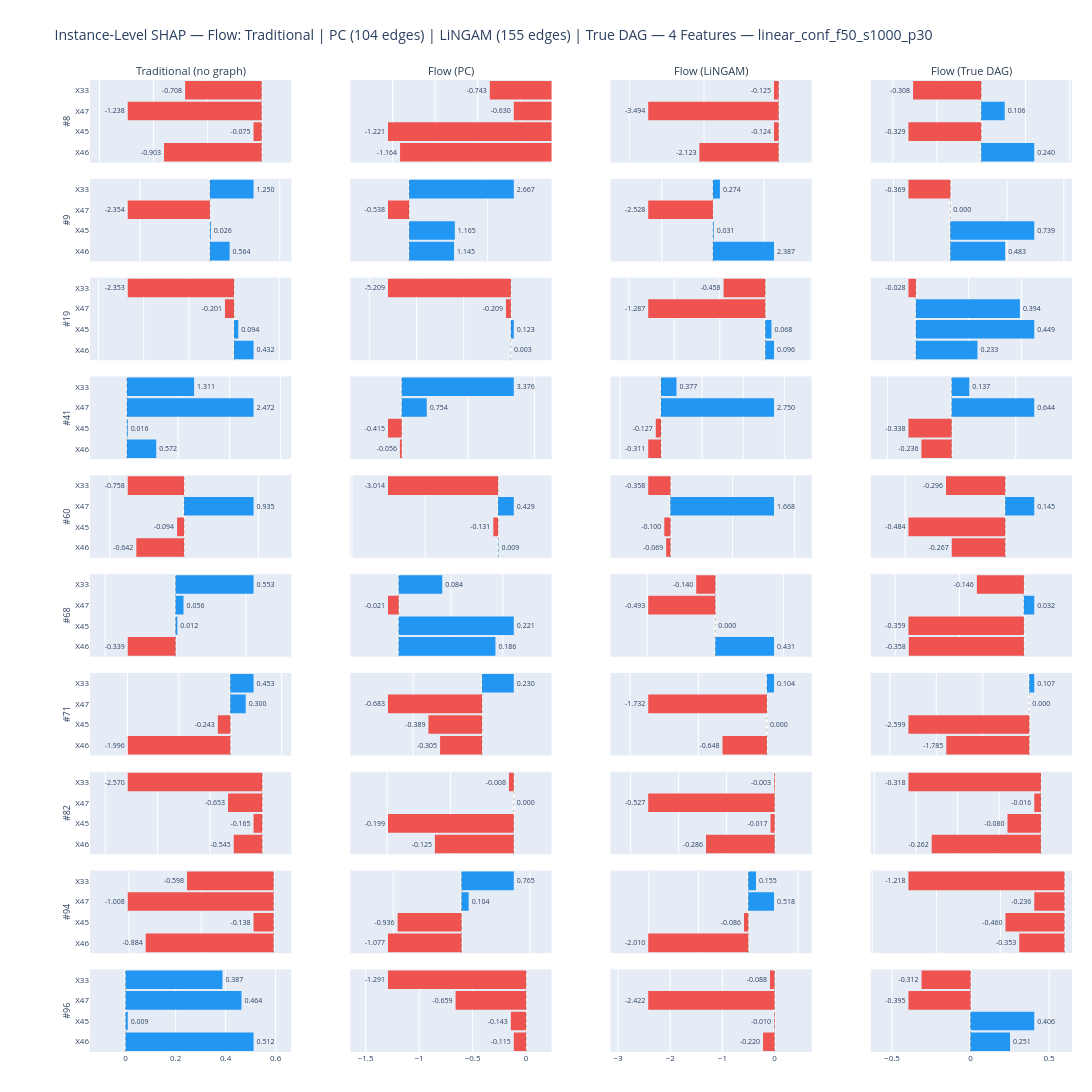

Write notebook code for a chart like this one.
### Markdown cell above
### 7.1. SHAP Attribution Comparison: PC vs LiNGAM

Instance-level bar charts and scatter plots comparing Shapley attributions under PC and LiNGAM graphs for the selected features. Columns: Traditional (no graph) | Method (PC) | Method (LiNGAM) | Method (True DAG).

### Code cell
features_names = ["X33","X47", "X45","X46"]
fig_instance_pc_vs_lingam = plot_instance_shap_pc_vs_lingam(
    shap_data, feature_names, scratch_rank, top_features, instance_idx,
    pc_edges, lingam_edges, DATASET, N_TOP_FEATURES,
    method= "Flow",
    features=features_names,
)

### Figure 1 — Plotly figure (JSON) as saved in the notebook; plotly's stock layout.template omitted (floating-point values rounded to 4 significant figures)
{"data": [{"constraintext": "none", "hovertemplate": "<b>Instance 8</b><br>%{y}: %{x:.4f}<extra></extra>", "marker": {"color": ["#EF5350", "#EF5350", "#EF5350", "#EF5350"], "line": {"width": 0}}, "orientation": "h", "showlegend": false, "text": ["-0.903", "-0.075", "-1.238", "-0.708"], "textfont": {"size": 7}, "textposition": "outside", "type": "bar", "x": [-0.9028, -0.07468, -1.238, -0.7077], "xaxis": "x", "y": ["X46", "X45", "X47", "X33"], "yaxis": "y"}, {"constraintext": "none", "hovertemplate": "<b>Instance 8</b><br>%{y}: %{x:.4f}<extra></extra>", "marker": {"color": ["#EF5350", "#EF5350", "#EF5350", "#EF5350"], "line": {"width": 0}}, "orientation": "h", "showlegend": false, "text": ["-1.164", "-1.221", "-0.630", "-0.743"], "textfont": {"size": 7}, "textposition": "outside", "type": "bar", "x": [-1.164, -1.221, -0.6301, -0.7428], "xaxis": "x2", "y": ["X46", "X45", "X47", "X33"], "yaxis": "y2"}, {"constraintext": "none", "hovertemplate": "<b>Instance 8</b><br>%{y}: %{x:.4f}<extra></extra>", "marker": {"color": ["#EF5350", "#EF5350", "#EF5350", "#EF5350"], "line": {"width": 0}}, "orientation": "h", "showlegend": false, "text": ["-2.123", "-0.124", "-3.494", "-0.125"], "textfont": {"size": 7}, "textposition": "outside", "type": "bar", "x": [-2.123, -0.1236, -3.494, -0.1252], "xaxis": "x3", "y": ["X46", "X45", "X47", "X33"], "yaxis": "y3"}, {"constraintext": "none", "hovertemplate": "<b>Instance 8</b><br>%{y}: %{x:.4f}<extra></extra>", "marker": {"color": ["#2196F3", "#EF5350", "#2196F3", "#EF5350"], "line": {"width": 0}}, "orientation": "h", "showlegend": false, "text": ["0.240", "-0.329", "0.106", "-0.308"], "textfont": {"size": 7}, "textposition": "outside", "type": "bar", "x": [0.2398, -0.329, 0.1063, -0.3079], "xaxis": "x4", "y": ["X46", "X45", "X47", "X33"], "yaxis": "y4"}, {"constraintext": "none", "hovertemplate": "<b>Instance 9</b><br>%{y}: %{x:.4f}<extra></extra>", "marker": {"color": ["#2196F3", "#2196F3", "#EF5350", "#2196F3"], "line": {"width": 0}}, "orientation": "h", "showlegend": false, "text": ["0.564", "0.026", "-2.354", "1.250"], "textfont": {"size": 7}, "textposition": "outside", "type": "bar", "x": [0.5639, 0.02571, -2.354, 1.25], "xaxis": "x5", "y": ["X46", "X45", "X47", "X33"], "yaxis": "y5"}, {"constraintext": "none", "hovertemplate": "<b>Instance 9</b><br>%{y}: %{x:.4f}<extra></extra>", "marker": {"color": ["#2196F3", "#2196F3", "#EF5350", "#2196F3"], "line": {"width": 0}}, "orientation": "h", "showlegend": false, "text": ["1.145", "1.165", "-0.538", "2.667"], "textfont": {"size": 7}, "textposition": "outside", "type": "bar", "x": [1.145, 1.165, -0.5384, 2.667], "xaxis": "x6", "y": ["X46", "X45", "X47", "X33"], "yaxis": "y6"}, {"constraintext": "none", "hovertemplate": "<b>Instance 9</b><br>%{y}: %{x:.4f}<extra></extra>", "marker": {"color": ["#2196F3", "#2196F3", "#EF5350", "#2196F3"], "line": {"width": 0}}, "orientation": "h", "showlegend": false, "text": ["2.387", "0.031", "-2.528", "0.274"], "textfont": {"size": 7}, "textposition": "outside", "type": "bar", "x": [2.387, 0.03051, -2.528, 0.2736], "xaxis": "x7", "y": ["X46", "X45", "X47", "X33"], "yaxis": "y7"}, {"constraintext": "none", "hovertemplate": "<b>Instance 9</b><br>%{y}: %{x:.4f}<extra></extra>", "marker": {"color": ["#2196F3", "#2196F3", "#2196F3", "#EF5350"], "line": {"width": 0}}, "orientation": "h", "showlegend": false, "text": ["0.483", "0.739", "0.000", "-0.369"], "textfont": {"size": 7}, "textposition": "outside", "type": "bar", "x": [0.4831, 0.7393, 0.0, -0.3691], "xaxis": "x8", "y": ["X46", "X45", "X47", "X33"], "yaxis": "y8"}, {"constraintext": "none", "hovertemplate": "<b>Instance 19</b><br>%{y}: %{x:.4f}<extra></extra>", "marker": {"color": ["#2196F3", "#2196F3", "#EF5350", "#EF5350"], "line": {"width": 0}}, "orientation": "h", "showlegend": false, "text": ["0.432", "0.094", "-0.201", "-2.353"], "textfont": {"size": 7}, "textposition": "outside", "type": "bar", "x": [0.4323, 0.09449, -0.201, -2.353], "xaxis": "x9", "y": ["X46", "X45", "X47", "X33"], "yaxis": "y9"}, {"constraintext": "none", "hovertemplate": "<b>Instance 19</b><br>%{y}: %{x:.4f}<extra></extra>", "marker": {"color": ["#2196F3", "#2196F3", "#EF5350", "#EF5350"], "line": {"width": 0}}, "orientation": "h", "showlegend": false, "text": ["0.003", "0.123", "-0.209", "-5.209"], "textfont": {"size": 7}, "textposition": "outside", "type": "bar", "x": [0.002589, 0.123, -0.209, -5.209], "xaxis": "x10", "y": ["X46", "X45", "X47", "X33"], "yaxis": "y10"}, {"constraintext": "none", "hovertemplate": "<b>Instance 19</b><br>%{y}: %{x:.4f}<extra></extra>", "marker": {"color": ["#2196F3", "#2196F3", "#EF5350", "#EF5350"], "line": {"width": 0}}, "orientation": "h", "showlegend": false, "text": ["0.096", "0.068", "-1.287", "-0.458"], "textfont": {"size": 7}, "textposition": "outside", "type": "bar", "x": [0.09622, 0.06778, -1.287, -0.4581], "xaxis": "x11", "y": ["X46", "X45", "X47", "X33"], "yaxis": "y11"}, {"constraintext": "none", "hovertemplate": "<b>Instance 19</b><br>%{y}: %{x:.4f}<extra></extra>", "marker": {"color": ["#2196F3", "#2196F3", "#2196F3", "#EF5350"], "line": {"width": 0}}, "orientation": "h", "showlegend": false, "text": ["0.233", "0.449", "0.394", "-0.028"], "textfont": {"size": 7}, "textposition": "outside", "type": "bar", "x": [0.2334, 0.4488, 0.3943, -0.02838], "xaxis": "x12", "y": ["X46", "X45", "X47", "X33"], "yaxis": "y12"}, {"constraintext": "none", "hovertemplate": "<b>Instance 41</b><br>%{y}: %{x:.4f}<extra></extra>", "marker": {"color": ["#2196F3", "#2196F3", "#2196F3", "#2196F3"], "line": {"width": 0}}, "orientation": "h", "showlegend": false, "text": ["0.572", "0.016", "2.472", "1.311"], "textfont": {"size": 7}, "textposition": "outside", "type": "bar", "x": [0.5719, 0.01647, 2.472, 1.311], "xaxis": "x13", "y": ["X46", "X45", "X47", "X33"], "yaxis": "y13"}, {"constraintext": "none", "hovertemplate": "<b>Instance 41</b><br>%{y}: %{x:.4f}<extra></extra>", "marker": {"color": ["#EF5350", "#EF5350", "#2196F3", "#2196F3"], "line": {"width": 0}}, "orientation": "h", "showlegend": false, "text": ["-0.056", "-0.415", "0.754", "3.376"], "textfont": {"size": 7}, "textposition": "outside", "type": "bar", "x": [-0.05562, -0.4153, 0.7536, 3.376], "xaxis": "x14", "y": ["X46", "X45", "X47", "X33"], "yaxis": "y14"}, {"constraintext": "none", "hovertemplate": "<b>Instance 41</b><br>%{y}: %{x:.4f}<extra></extra>", "marker": {"color": ["#EF5350", "#EF5350", "#2196F3", "#2196F3"], "line": {"width": 0}}, "orientation": "h", "showlegend": false, "text": ["-0.311", "-0.127", "2.750", "0.377"], "textfont": {"size": 7}, "textposition": "outside", "type": "bar", "x": [-0.3112, -0.1272, 2.75, 0.3768], "xaxis": "x15", "y": ["X46", "X45", "X47", "X33"], "yaxis": "y15"}, {"constraintext": "none", "hovertemplate": "<b>Instance 41</b><br>%{y}: %{x:.4f}<extra></extra>", "marker": {"color": ["#EF5350", "#EF5350", "#2196F3", "#2196F3"], "line": {"width": 0}}, "orientation": "h", "showlegend": false, "text": ["-0.236", "-0.338", "0.644", "0.137"], "textfont": {"size": 7}, "textposition": "outside", "type": "bar", "x": [-0.2361, -0.3376, 0.6444, 0.1372], "xaxis": "x16", "y": ["X46", "X45", "X47", "X33"], "yaxis": "y16"}, {"constraintext": "none", "hovertemplate": "<b>Instance 60</b><br>%{y}: %{x:.4f}<extra></extra>", "marker": {"color": ["#EF5350", "#EF5350", "#2196F3", "#EF5350"], "line": {"width": 0}}, "orientation": "h", "showlegend": false, "text": ["-0.642", "-0.094", "0.935", "-0.758"], "textfont": {"size": 7}, "textposition": "outside", "type": "bar", "x": [-0.6425, -0.09421, 0.935, -0.758], "xaxis": "x17", "y": ["X46", "X45", "X47", "X33"], "yaxis": "y17"}, {"constraintext": "none", "hovertemplate": "<b>Instance 60</b><br>%{y}: %{x:.4f}<extra></extra>", "marker": {"color": ["#2196F3", "#EF5350", "#2196F3", "#EF5350"], "line": {"width": 0}}, "orientation": "h", "showlegend": false, "text": ["0.009", "-0.131", "0.429", "-3.014"], "textfont": {"size": 7}, "textposition": "outside", "type": "bar", "x": [0.008655, -0.1311, 0.4294, -3.014], "xaxis": "x18", "y": ["X46", "X45", "X47", "X33"], "yaxis": "y18"}, {"constraintext": "none", "hovertemplate": "<b>Instance 60</b><br>%{y}: %{x:.4f}<extra></extra>", "marker": {"color": ["#EF5350", "#EF5350", "#2196F3", "#EF5350"], "line": {"width": 0}}, "orientation": "h", "showlegend": false, "text": ["-0.069", "-0.100", "1.668", "-0.358"], "textfont": {"size": 7}, "textposition": "outside", "type": "bar", "x": [-0.06948, -0.09961, 1.668, -0.3584], "xaxis": "x19", "y": ["X46", "X45", "X47", "X33"], "yaxis": "y19"}, {"constraintext": "none", "hovertemplate": "<b>Instance 60</b><br>%{y}: %{x:.4f}<extra></extra>", "marker": {"color": ["#EF5350", "#EF5350", "#2196F3", "#EF5350"], "line": {"width": 0}}, "orientation": "h", "showlegend": false, "text": ["-0.267", "-0.484", "0.145", "-0.296"], "textfont": {"size": 7}, "textposition": "outside", "type": "bar", "x": [-0.2672, -0.4835, 0.145, -0.2959], "xaxis": "x20", "y": ["X46", "X45", "X47", "X33"], "yaxis": "y20"}, {"constraintext": "none", "hovertemplate": "<b>Instance 68</b><br>%{y}: %{x:.4f}<extra></extra>", "marker": {"color": ["#EF5350", "#2196F3", "#2196F3", "#2196F3"], "line": {"width": 0}}, "orientation": "h", "showlegend": false, "text": ["-0.339", "0.012", "0.056", "0.553"], "textfont": {"size": 7}, "textposition": "outside", "type": "bar", "x": [-0.3392, 0.01238, 0.05647, 0.5532], "xaxis": "x21", "y": ["X46", "X45", "X47", "X33"], "yaxis": "y21"}, {"constraintext": "none", "hovertemplate": "<b>Instance 68</b><br>%{y}: %{x:.4f}<extra></extra>", "marker": {"color": ["#2196F3", "#2196F3", "#EF5350", "#2196F3"], "line": {"width": 0}}, "orientation": "h", "showlegend": false, "text": ["0.186", "0.221", "-0.021", "0.084"], "textfont": {"size": 7}, "textposition": "outside", "type": "bar", "x": [0.1856, 0.2208, -0.02057, 0.08355], "xaxis": "x22", "y": ["X46", "X45", "X47", "X33"], "yaxis": "y22"}, {"constraintext": "none", "hovertemplate": "<b>Instance 68</b><br>%{y}: %{x:.4f}<extra></extra>", "marker": {"color": ["#2196F3", "#2196F3", "#EF5350", "#EF5350"], "line": {"width": 0}}, "orientation": "h", "showlegend": false, "text": ["0.431", "0.000", "-0.493", "-0.140"], "textfont": {"size": 7}, "textposition": "outside", "type": "bar", "x": [0.4313, 0.0, -0.4932, -0.1403], "xaxis": "x23", "y": ["X46", "X45", "X47", "X33"], "yaxis": "y23"}, {"constraintext": "none", "hovertemplate": "<b>Instance 68</b><br>%{y}: %{x:.4f}<extra></extra>", "marker": {"color": ["#EF5350", "#EF5350", "#2196F3", "#EF5350"], "line": {"width": 0}}, "orientation": "h", "showlegend": false, "text": ["-0.358", "-0.359", "0.032", "-0.146"], "textfont": {"size": 7}, "textposition": "outside", "type": "bar", "x": [-0.3575, -0.3586, 0.03218, -0.1461], "xaxis": "x24", "y": ["X46", "X45", "X47", "X33"], "yaxis": "y24"}, {"constraintext": "none", "hovertemplate": "<b>Instance 71</b><br>%{y}: %{x:.4f}<extra></extra>", "marker": {"color": ["#EF5350", "#EF5350", "#2196F3", "#2196F3"], "line": {"width": 0}}, "orientation": "h", "showlegend": false, "text": ["-1.996", "-0.243", "0.300", "0.453"], "textfont": {"size": 7}, "textposition": "outside", "type": "bar", "x": [-1.996, -0.2425, 0.2996, 0.453], "xaxis": "x25", "y": ["X46", "X45", "X47", "X33"], "yaxis": "y25"}, {"constraintext": "none", "hovertemplate": "<b>Instance 71</b><br>%{y}: %{x:.4f}<extra></extra>", "marker": {"color": ["#EF5350", "#EF5350", "#EF5350", "#2196F3"], "line": {"width": 0}}, "orientation": "h", "showlegend": false, "text": ["-0.305", "-0.389", "-0.683", "0.230"], "textfont": {"size": 7}, "textposition": "outside", "type": "bar", "x": [-0.3048, -0.3894, -0.6831, 0.2302], "xaxis": "x26", "y": ["X46", "X45", "X47", "X33"], "yaxis": "y26"}, {"constraintext": "none", "hovertemplate": "<b>Instance 71</b><br>%{y}: %{x:.4f}<extra></extra>", "marker": {"color": ["#EF5350", "#2196F3", "#EF5350", "#2196F3"], "line": {"width": 0}}, "orientation": "h", "showlegend": false, "text": ["-0.648", "0.000", "-1.732", "0.104"], "textfont": {"size": 7}, "textposition": "outside", "type": "bar", "x": [-0.6481, 0.0, -1.732, 0.1037], "xaxis": "x27", "y": ["X46", "X45", "X47", "X33"], "yaxis": "y27"}, {"constraintext": "none", "hovertemplate": "<b>Instance 71</b><br>%{y}: %{x:.4f}<extra></extra>", "marker": {"color": ["#EF5350", "#EF5350", "#2196F3", "#2196F3"], "line": {"width": 0}}, "orientation": "h", "showlegend": false, "text": ["-1.785", "-2.599", "0.000", "0.107"], "textfont": {"size": 7}, "textposition": "outside", "type": "bar", "x": [-1.785, -2.599, 0.0, 0.1071], "xaxis": "x28", "y": ["X46", "X45", "X47", "X33"], "yaxis": "y28"}, {"constraintext": "none", "hovertemplate": "<b>Instance 82</b><br>%{y}: %{x:.4f}<extra></extra>", "marker": {"color": ["#EF5350", "#EF5350", "#EF5350", "#EF5350"], "line": {"width": 0}}, "orientation": "h", "showlegend": false, "text": ["-0.545", "-0.165", "-0.653", "-2.570"], "textfont": {"size": 7}, "textposition": "outside", "type": "bar", "x": [-0.5447, -0.1654, -0.6531, -2.57], "xaxis": "x29", "y": ["X46", "X45", "X47", "X33"], "yaxis": "y29"}, {"constraintext": "none", "hovertemplate": "<b>Instance 82</b><br>%{y}: %{x:.4f}<extra></extra>", "marker": {"color": ["#EF5350", "#EF5350", "#2196F3", "#EF5350"], "line": {"width": 0}}, "orientation": "h", "showlegend": false, "text": ["-0.125", "-0.199", "0.000", "-0.008"], "textfont": {"size": 7}, "textposition": "outside", "type": "bar", "x": [-0.1247, -0.1989, 0.0, -0.007641], "xaxis": "x30", "y": ["X46", "X45", "X47", "X33"], "yaxis": "y30"}, {"constraintext": "none", "hovertemplate": "<b>Instance 82</b><br>%{y}: %{x:.4f}<extra></extra>", "marker": {"color": ["#EF5350", "#EF5350", "#EF5350", "#EF5350"], "line": {"width": 0}}, "orientation": "h", "showlegend": false, "text": ["-0.286", "-0.017", "-0.527", "-0.003"], "textfont": {"size": 7}, "textposition": "outside", "type": "bar", "x": [-0.286, -0.01735, -0.5267, -0.002779], "xaxis": "x31", "y": ["X46", "X45", "X47", "X33"], "yaxis": "y31"}, {"constraintext": "none", "hovertemplate": "<b>Instance 82</b><br>%{y}: %{x:.4f}<extra></extra>", "marker": {"color": ["#EF5350", "#EF5350", "#EF5350", "#EF5350"], "line": {"width": 0}}, "orientation": "h", "showlegend": false, "text": ["-0.262", "-0.080", "-0.016", "-0.318"], "textfont": {"size": 7}, "textposition": "outside", "type": "bar", "x": [-0.2622, -0.08014, -0.01593, -0.318], "xaxis": "x32", "y": ["X46", "X45", "X47", "X33"], "yaxis": "y32"}, {"constraintext": "none", "hovertemplate": "<b>Instance 94</b><br>%{y}: %{x:.4f}<extra></extra>", "marker": {"color": ["#EF5350", "#EF5350", "#EF5350", "#EF5350"], "line": {"width": 0}}, "orientation": "h", "showlegend": false, "text": ["-0.884", "-0.138", "-1.008", "-0.598"], "textfont": {"size": 7}, "textposition": "outside", "type": "bar", "x": [-0.8841, -0.1384, -1.008, -0.5983], "xaxis": "x33", "y": ["X46", "X45", "X47", "X33"], "yaxis": "y33"}, {"constraintext": "none", "hovertemplate": "<b>Instance 94</b><br>%{y}: %{x:.4f}<extra></extra>", "marker": {"color": ["#EF5350", "#EF5350", "#2196F3", "#2196F3"], "line": {"width": 0}}, "orientation": "h", "showlegend": false, "text": ["-1.077", "-0.936", "0.104", "0.765"], "textfont": {"size": 7}, "textposition": "outside", "type": "bar", "x": [-1.077, -0.9358, 0.1041, 0.7654], "xaxis": "x34", "y": ["X46", "X45", "X47", "X33"], "yaxis": "y34"}, {"constraintext": "none", "hovertemplate": "<b>Instance 94</b><br>%{y}: %{x:.4f}<extra></extra>", "marker": {"color": ["#EF5350", "#EF5350", "#2196F3", "#2196F3"], "line": {"width": 0}}, "orientation": "h", "showlegend": false, "text": ["-2.010", "-0.086", "0.518", "0.155"], "textfont": {"size": 7}, "textposition": "outside", "type": "bar", "x": [-2.01, -0.08593, 0.5175, 0.1548], "xaxis": "x35", "y": ["X46", "X45", "X47", "X33"], "yaxis": "y35"}, {"constraintext": "none", "hovertemplate": "<b>Instance 94</b><br>%{y}: %{x:.4f}<extra></extra>", "marker": {"color": ["#EF5350", "#EF5350", "#EF5350", "#EF5350"], "line": {"width": 0}}, "orientation": "h", "showlegend": false, "text": ["-0.353", "-0.460", "-0.236", "-1.218"], "textfont": {"size": 7}, "textposition": "outside", "type": "bar", "x": [-0.353, -0.4603, -0.2355, -1.218], "xaxis": "x36", "y": ["X46", "X45", "X47", "X33"], "yaxis": "y36"}, {"constraintext": "none", "hovertemplate": "<b>Instance 96</b><br>%{y}: %{x:.4f}<extra></extra>", "marker": {"color": ["#2196F3", "#2196F3", "#2196F3", "#2196F3"], "line": {"width": 0}}, "orientation": "h", "showlegend": false, "text": ["0.512", "0.009", "0.464", "0.387"], "textfont": {"size": 7}, "textposition": "outside", "type": "bar", "x": [0.5119, 0.008622, 0.4635, 0.3874], "xaxis": "x37", "y": ["X46", "X45", "X47", "X33"], "yaxis": "y37"}, {"constraintext": "none", "hovertemplate": "<b>Instance 96</b><br>%{y}: %{x:.4f}<extra></extra>", "marker": {"color": ["#EF5350", "#EF5350", "#EF5350", "#EF5350"], "line": {"width": 0}}, "orientation": "h", "showlegend": false, "text": ["-0.115", "-0.143", "-0.659", "-1.291"], "textfont": {"size": 7}, "textposition": "outside", "type": "bar", "x": [-0.1152, -0.1427, -0.6591, -1.291], "xaxis": "x38", "y": ["X46", "X45", "X47", "X33"], "yaxis": "y38"}, {"constraintext": "none", "hovertemplate": "<b>Instance 96</b><br>%{y}: %{x:.4f}<extra></extra>", "marker": {"color": ["#EF5350", "#EF5350", "#EF5350", "#EF5350"], "line": {"width": 0}}, "orientation": "h", "showlegend": false, "text": ["-0.220", "-0.010", "-2.422", "-0.088"], "textfont": {"size": 7}, "textposition": "outside", "type": "bar", "x": [-0.2203, -0.01048, -2.422, -0.08811], "xaxis": "x39", "y": ["X46", "X45", "X47", "X33"], "yaxis": "y39"}, {"constraintext": "none", "hovertemplate": "<b>Instance 96</b><br>%{y}: %{x:.4f}<extra></extra>", "marker": {"color": ["#2196F3", "#2196F3", "#EF5350", "#EF5350"], "line": {"width": 0}}, "orientation": "h", "showlegend": false, "text": ["0.251", "0.406", "-0.395", "-0.312"], "textfont": {"size": 7}, "textposition": "outside", "type": "bar", "x": [0.2514, 0.4059, -0.3954, -0.3116], "xaxis": "x40", "y": ["X46", "X45", "X47", "X33"], "yaxis": "y40"}], "layout": {"annotations": [{"font": {"color": "#2c3e50", "size": 11}, "showarrow": false, "text": "Traditional (no graph)", "x": 0.1025, "xanchor": "center", "xref": "paper", "y": 1.0, "yanchor": "bottom", "yref": "paper"}, {"font": {"color": "#2c3e50", "size": 11}, "showarrow": false, "text": "Flow (PC)", "x": 0.3675, "xanchor": "center", "xref": "paper", "y": 1.0, "yanchor": "bottom", "yref": "paper"}, {"font": {"color": "#2c3e50", "size": 11}, "showarrow": false, "text": "Flow (LiNGAM)", "x": 0.6325, "xanchor": "center", "xref": "paper", "y": 1.0, "yanchor": "bottom", "yref": "paper"}, {"font": {"color": "#2c3e50", "size": 11}, "showarrow": false, "text": "Flow (True DAG)", "x": 0.8975, "xanchor": "center", "xref": "paper", "y": 1.0, "yanchor": "bottom", "yref": "paper"}], "bargap": 0.1, "height": 1680, "margin": {"b": 40, "l": 90, "r": 20, "t": 80}, "shapes": [{"line": {"color": "rgba(80,80,80,0.40)", "dash": "dot", "width": 1}, "type": "line", "x0": 0, "x1": 0, "xref": "x", "y0": 0, "y1": 1, "yref": "y domain"}, {"line": {"color": "rgba(80,80,80,0.40)", "dash": "dot", "width": 1}, "type": "line", "x0": 0, "x1": 0, "xref": "x2", "y0": 0, "y1": 1, "yref": "y2 domain"}, {"line": {"color": "rgba(80,80,80,0.40)", "dash": "dot", "width": 1}, "type": "line", "x0": 0, "x1": 0, "xref": "x3", "y0": 0, "y1": 1, "yref": "y3 domain"}, {"line": {"color": "rgba(80,80,80,0.40)", "dash": "dot", "width": 1}, "type": "line", "x0": 0, "x1": 0, "xref": "x4", "y0": 0, "y1": 1, "yref": "y4 domain"}, {"line": {"color": "rgba(80,80,80,0.40)", "dash": "dot", "width": 1}, "type": "line", "x0": 0, "x1": 0, "xref": "x5", "y0": 0, "y1": 1, "yref": "y5 domain"}, {"line": {"color": "rgba(80,80,80,0.40)", "dash": "dot", "width": 1}, "type": "line", "x0": 0, "x1": 0, "xref": "x6", "y0": 0, "y1": 1, "yref": "y6 domain"}, {"line": {"color": "rgba(80,80,80,0.40)", "dash": "dot", "width": 1}, "type": "line", "x0": 0, "x1": 0, "xref": "x7", "y0": 0, "y1": 1, "yref": "y7 domain"}, {"line": {"color": "rgba(80,80,80,0.40)", "dash": "dot", "width": 1}, "type": "line", "x0": 0, "x1": 0, "xref": "x8", "y0": 0, "y1": 1, "yref": "y8 domain"}, {"line": {"color": "rgba(80,80,80,0.40)", "dash": "dot", "width": 1}, "type": "line", "x0": 0, "x1": 0, "xref": "x9", "y0": 0, "y1": 1, "yref": "y9 domain"}, {"line": {"color": "rgba(80,80,80,0.40)", "dash": "dot", "width": 1}, "type": "line", "x0": 0, "x1": 0, "xref": "x10", "y0": 0, "y1": 1, "yref": "y10 domain"}, {"line": {"color": "rgba(80,80,80,0.40)", "dash": "dot", "width": 1}, "type": "line", "x0": 0, "x1": 0, "xref": "x11", "y0": 0, "y1": 1, "yref": "y11 domain"}, {"line": {"color": "rgba(80,80,80,0.40)", "dash": "dot", "width": 1}, "type": "line", "x0": 0, "x1": 0, "xref": "x12", "y0": 0, "y1": 1, "yref": "y12 domain"}, {"line": {"color": "rgba(80,80,80,0.40)", "dash": "dot", "width": 1}, "type": "line", "x0": 0, "x1": 0, "xref": "x13", "y0": 0, "y1": 1, "yref": "y13 domain"}, {"line": {"color": "rgba(80,80,80,0.40)", "dash": "dot", "width": 1}, "type": "line", "x0": 0, "x1": 0, "xref": "x14", "y0": 0, "y1": 1, "yref": "y14 domain"}, {"line": {"color": "rgba(80,80,80,0.40)", "dash": "dot", "width": 1}, "type": "line", "x0": 0, "x1": 0, "xref": "x15", "y0": 0, "y1": 1, "yref": "y15 domain"}, {"line": {"color": "rgba(80,80,80,0.40)", "dash": "dot", "width": 1}, "type": "line", "x0": 0, "x1": 0, "xref": "x16", "y0": 0, "y1": 1, "yref": "y16 domain"}, {"line": {"color": "rgba(80,80,80,0.40)", "dash": "dot", "width": 1}, "type": "line", "x0": 0, "x1": 0, "xref": "x17", "y0": 0, "y1": 1, "yref": "y17 domain"}, {"line": {"color": "rgba(80,80,80,0.40)", "dash": "dot", "width": 1}, "type": "line", "x0": 0, "x1": 0, "xref": "x18", "y0": 0, "y1": 1, "yref": "y18 domain"}, {"line": {"color": "rgba(80,80,80,0.40)", "dash": "dot", "width": 1}, "type": "line", "x0": 0, "x1": 0, "xref": "x19", "y0": 0, "y1": 1, "yref": "y19 domain"}, {"line": {"color": "rgba(80,80,80,0.40)", "dash": "dot", "width": 1}, "type": "line", "x0": 0, "x1": 0, "xref": "x20", "y0": 0, "y1": 1, "yref": "y20 domain"}, {"line": {"color": "rgba(80,80,80,0.40)", "dash": "dot", "width": 1}, "type": "line", "x0": 0, "x1": 0, "xref": "x21", "y0": 0, "y1": 1, "yref": "y21 domain"}, {"line": {"color": "rgba(80,80,80,0.40)", "dash": "dot", "width": 1}, "type": "line", "x0": 0, "x1": 0, "xref": "x22", "y0": 0, "y1": 1, "yref": "y22 domain"}, {"line": {"color": "rgba(80,80,80,0.40)", "dash": "dot", "width": 1}, "type": "line", "x0": 0, "x1": 0, "xref": "x23", "y0": 0, "y1": 1, "yref": "y23 domain"}, {"line": {"color": "rgba(80,80,80,0.40)", "dash": "dot", "width": 1}, "type": "line", "x0": 0, "x1": 0, "xref": "x24", "y0": 0, "y1": 1, "yref": "y24 domain"}, {"line": {"color": "rgba(80,80,80,0.40)", "dash": "dot", "width": 1}, "type": "line", "x0": 0, "x1": 0, "xref": "x25", "y0": 0, "y1": 1, "yref": "y25 domain"}, {"line": {"color": "rgba(80,80,80,0.40)", "dash": "dot", "width": 1}, "type": "line", "x0": 0, "x1": 0, "xref": "x26", "y0": 0, "y1": 1, "yref": "y26 domain"}, {"line": {"color": "rgba(80,80,80,0.40)", "dash": "dot", "width": 1}, "type": "line", "x0": 0, "x1": 0, "xref": "x27", "y0": 0, "y1": 1, "yref": "y27 domain"}, {"line": {"color": "rgba(80,80,80,0.40)", "dash": "dot", "width": 1}, "type": "line", "x0": 0, "x1": 0, "xref": "x28", "y0": 0, "y1": 1, "yref": "y28 domain"}, {"line": {"color": "rgba(80,80,80,0.40)", "dash": "dot", "width": 1}, "type": "line", "x0": 0, "x1": 0, "xref": "x29", "y0": 0, "y1": 1, "yref": "y29 domain"}, {"line": {"color": "rgba(80,80,80,0.40)", "dash": "dot", "width": 1}, "type": "line", "x0": 0, "x1": 0, "xref": "x30", "y0": 0, "y1": 1, "yref": "y30 domain"}, {"line": {"color": "rgba(80,80,80,0.40)", "dash": "dot", "width": 1}, "type": "line", "x0": 0, "x1": 0, "xref": "x31", "y0": 0, "y1": 1, "yref": "y31 domain"}, {"line": {"color": "rgba(80,80,80,0.40)", "dash": "dot", "width": 1}, "type": "line", "x0": 0, "x1": 0, "xref": "x32", "y0": 0, "y1": 1, "yref": "y32 domain"}, {"line": {"color": "rgba(80,80,80,0.40)", "dash": "dot", "width": 1}, "type": "line", "x0": 0, "x1": 0, "xref": "x33", "y0": 0, "y1": 1, "yref": "y33 domain"}, {"line": {"color": "rgba(80,80,80,0.40)", "dash": "dot", "width": 1}, "type": "line", "x0": 0, "x1": 0, "xref": "x34", "y0": 0, "y1": 1, "yref": "y34 domain"}, {"line": {"color": "rgba(80,80,80,0.40)", "dash": "dot", "width": 1}, "type": "line", "x0": 0, "x1": 0, "xref": "x35", "y0": 0, "y1": 1, "yref": "y35 domain"}, {"line": {"color": "rgba(80,80,80,0.40)", "dash": "dot", "width": 1}, "type": "line", "x0": 0, "x1": 0, "xref": "x36", "y0": 0, "y1": 1, "yref": "y36 domain"}, {"line": {"color": "rgba(80,80,80,0.40)", "dash": "dot", "width": 1}, "type": "line", "x0": 0, "x1": 0, "xref": "x37", "y0": 0, "y1": 1, "yref": "y37 domain"}, {"line": {"color": "rgba(80,80,80,0.40)", "dash": "dot", "width": 1}, "type": "line", "x0": 0, "x1": 0, "xref": "x38", "y0": 0, "y1": 1, "yref": "y38 domain"}, {"line": {"color": "rgba(80,80,80,0.40)", "dash": "dot", "width": 1}, "type": "line", "x0": 0, "x1": 0, "xref": "x39", "y0": 0, "y1": 1, "yref": "y39 domain"}, {"line": {"color": "rgba(80,80,80,0.40)", "dash": "dot", "width": 1}, "type": "line", "x0": 0, "x1": 0, "xref": "x40", "y0": 0, "y1": 1, "yref": "y40 domain"}], "title": {"font": {"size": 14}, "text": "Instance-Level SHAP — Flow: Traditional | PC (104 edges) | LiNGAM (155 edges) | True DAG — 4 Features — linear_conf_f50_s1000_p30"}, "width": 1300, "xaxis": {"anchor": "y", "domain": [0, 0.205], "range": [-1.588, 0.2744], "showticklabels": false, "tickfont": {"size": 8}}, "xaxis10": {"anchor": "y10", "domain": [0.265, 0.47], "range": [-6.809, 1.723], "showticklabels": false, "tickfont": {"size": 8}}, "xaxis11": {"anchor": "y11", "domain": [0.53, 0.735], "range": [-1.702, 0.5112], "showticklabels": false, "tickfont": {"size": 8}}, "xaxis12": {"anchor": "y12", "domain": [0.795, 1], "range": [-0.1715, 0.592], "showticklabels": false, "tickfont": {"size": 8}}, "xaxis13": {"anchor": "y13", "domain": [0, 0.205], "range": [-0.7202, 3.209], "showticklabels": false, "tickfont": {"size": 8}}, "xaxis14": {"anchor": "y14", "domain": [0.265, 0.47], "range": [-1.553, 4.514], "showticklabels": false, "tickfont": {"size": 8}}, "xaxis15": {"anchor": "y15", "domain": [0.53, 0.735], "range": [-1.23, 3.668], "showticklabels": false, "tickfont": {"size": 8}}, "xaxis16": {"anchor": "y16", "domain": [0.795, 1], "range": [-0.6322, 0.939], "showticklabels": false, "tickfont": {"size": 8}}, "xaxis17": {"anchor": "y17", "domain": [0, 0.205], "range": [-1.266, 1.443], "showticklabels": false, "tickfont": {"size": 8}}, "xaxis18": {"anchor": "y18", "domain": [0.265, 0.47], "range": [-4.047, 1.462], "showticklabels": false, "tickfont": {"size": 8}}, "xaxis19": {"anchor": "y19", "domain": [0.53, 0.735], "range": [-0.9664, 2.276], "showticklabels": false, "tickfont": {"size": 8}}, "xaxis2": {"anchor": "y2", "domain": [0.265, 0.47], "range": [-1.398, -0.4529], "showticklabels": false, "tickfont": {"size": 8}}, "xaxis20": {"anchor": "y20", "domain": [0.795, 1], "range": [-0.6721, 0.3336], "showticklabels": false, "tickfont": {"size": 8}}, "xaxis21": {"anchor": "y21", "domain": [0, 0.205], "range": [-0.6069, 0.8209], "showticklabels": false, "tickfont": {"size": 8}}, "xaxis22": {"anchor": "y22", "domain": [0.265, 0.47], "range": [-0.09298, 0.2932], "showticklabels": false, "tickfont": {"size": 8}}, "xaxis23": {"anchor": "y23", "domain": [0.53, 0.735], "range": [-0.7706, 0.7087], "showticklabels": false, "tickfont": {"size": 8}}, "xaxis24": {"anchor": "y24", "domain": [0.795, 1], "range": [-0.4758, 0.1494], "showticklabels": false, "tickfont": {"size": 8}}, "xaxis25": {"anchor": "y25", "domain": [0, 0.205], "range": [-2.73, 1.188], "showticklabels": false, "tickfont": {"size": 8}}, "xaxis26": {"anchor": "y26", "domain": [0.265, 0.47], "range": [-0.957, 0.5042], "showticklabels": false, "tickfont": {"size": 8}}, "xaxis27": {"anchor": "y27", "domain": [0.53, 0.735], "range": [-2.283, 0.6546], "showticklabels": false, "tickfont": {"size": 8}}, "xaxis28": {"anchor": "y28", "domain": [0.795, 1], "range": [-3.411, 0.919], "showticklabels": false, "tickfont": {"size": 8}}, "xaxis29": {"anchor": "y29", "domain": [0, 0.205], "range": [-3.291, 0.5559], "showticklabels": false, "tickfont": {"size": 8}}, "xaxis3": {"anchor": "y3", "domain": [0.53, 0.735], "range": [-4.505, 0.8874], "showticklabels": false, "tickfont": {"size": 8}}, "xaxis30": {"anchor": "y30", "domain": [0.265, 0.47], "range": [-0.2585, 0.05966], "showticklabels": false, "tickfont": {"size": 8}}, "xaxis31": {"anchor": "y31", "domain": [0.53, 0.735], "range": [-0.6839, 0.1544], "showticklabels": false, "tickfont": {"size": 8}}, "xaxis32": {"anchor": "y32", "domain": [0.795, 1], "range": [-0.4086, 0.0747], "showticklabels": false, "tickfont": {"size": 8}}, "xaxis33": {"anchor": "y33", "domain": [0, 0.205], "range": [-1.269, 0.1226], "showticklabels": false, "tickfont": {"size": 8}}, "xaxis34": {"anchor": "y34", "domain": [0.265, 0.47], "range": [-1.63, 1.318], "showticklabels": false, "tickfont": {"size": 8}}, "xaxis35": {"anchor": "y35", "domain": [0.53, 0.735], "range": [-2.768, 1.276], "showticklabels": false, "tickfont": {"size": 8}}, "xaxis36": {"anchor": "y36", "domain": [0.795, 1], "range": [-1.513, 0.0593], "showticklabels": false, "tickfont": {"size": 8}}, "xaxis37": {"anchor": "y37", "domain": [0, 0.205], "range": [-0.1424, 0.6629], "showticklabels": true, "tickfont": {"size": 8}}, "xaxis38": {"anchor": "y38", "domain": [0.265, 0.47], "range": [-1.643, 0.2375], "showticklabels": true, "tickfont": {"size": 8}}, "xaxis39": {"anchor": "y39", "domain": [0.53, 0.735], "range": [-3.145, 0.7129], "showticklabels": true, "tickfont": {"size": 8}}, "xaxis4": {"anchor": "y4", "domain": [0.795, 1], "range": [-0.4996, 0.4104], "showticklabels": false, "tickfont": {"size": 8}}, "xaxis40": {"anchor": "y40", "domain": [0.795, 1], "range": [-0.6357, 0.6462], "showticklabels": true, "tickfont": {"size": 8}}, "xaxis5": {"anchor": "y5", "domain": [0, 0.205], "range": [-3.435, 2.331], "showticklabels": false, "tickfont": {"size": 8}}, "xaxis6": {"anchor": "y6", "domain": [0.265, 0.47], "range": [-1.5, 3.629], "showticklabels": false, "tickfont": {"size": 8}}, "xaxis7": {"anchor": "y7", "domain": [0.53, 0.735], "range": [-4.003, 3.862], "showticklabels": false, "tickfont": {"size": 8}}, "xaxis8": {"anchor": "y8", "domain": [0.795, 1], "range": [-0.7017, 1.072], "showticklabels": false, "tickfont": {"size": 8}}, "xaxis9": {"anchor": "y9", "domain": [0, 0.205], "range": [-3.189, 1.268], "showticklabels": false, "tickfont": {"size": 8}}, "yaxis": {"anchor": "x", "domain": [0.915, 1.0], "showticklabels": true, "tickfont": {"size": 8}, "title": {"font": {"size": 9}, "standoff": 3, "text": "#8"}}, "yaxis10": {"anchor": "x10", "domain": [0.7117, 0.7967], "showticklabels": false}, "yaxis11": {"anchor": "x11", "domain": [0.7117, 0.7967], "showticklabels": false}, "yaxis12": {"anchor": "x12", "domain": [0.7117, 0.7967], "showticklabels": false}, "yaxis13": {"anchor": "x13", "domain": [0.61, 0.695], "showticklabels": true, "tickfont": {"size": 8}, "title": {"font": {"size": 9}, "standoff": 3, "text": "#41"}}, "yaxis14": {"anchor": "x14", "domain": [0.61, 0.695], "showticklabels": false}, "yaxis15": {"anchor": "x15", "domain": [0.61, 0.695], "showticklabels": false}, "yaxis16": {"anchor": "x16", "domain": [0.61, 0.695], "showticklabels": false}, "yaxis17": {"anchor": "x17", "domain": [0.5083, 0.5933], "showticklabels": true, "tickfont": {"size": 8}, "title": {"font": {"size": 9}, "standoff": 3, "text": "#60"}}, "yaxis18": {"anchor": "x18", "domain": [0.5083, 0.5933], "showticklabels": false}, "yaxis19": {"anchor": "x19", "domain": [0.5083, 0.5933], "showticklabels": false}, "yaxis2": {"anchor": "x2", "domain": [0.915, 1.0], "showticklabels": false}, "yaxis20": {"anchor": "x20", "domain": [0.5083, 0.5933], "showticklabels": false}, "yaxis21": {"anchor": "x21", "domain": [0.4067, 0.4917], "showticklabels": true, "tickfont": {"size": 8}, "title": {"font": {"size": 9}, "standoff": 3, "text": "#68"}}, "yaxis22": {"anchor": "x22", "domain": [0.4067, 0.4917], "showticklabels": false}, "yaxis23": {"anchor": "x23", "domain": [0.4067, 0.4917], "showticklabels": false}, "yaxis24": {"anchor": "x24", "domain": [0.4067, 0.4917], "showticklabels": false}, "yaxis25": {"anchor": "x25", "domain": [0.305, 0.39], "showticklabels": true, "tickfont": {"size": 8}, "title": {"font": {"size": 9}, "standoff": 3, "text": "#71"}}, "yaxis26": {"anchor": "x26", "domain": [0.305, 0.39], "showticklabels": false}, "yaxis27": {"anchor": "x27", "domain": [0.305, 0.39], "showticklabels": false}, "yaxis28": {"anchor": "x28", "domain": [0.305, 0.39], "showticklabels": false}, "yaxis29": {"anchor": "x29", "domain": [0.2033, 0.2883], "showticklabels": true, "tickfont": {"size": 8}, "title": {"font": {"size": 9}, "standoff": 3, "text": "#82"}}, "yaxis3": {"anchor": "x3", "domain": [0.915, 1.0], "showticklabels": false}, "yaxis30": {"anchor": "x30", "domain": [0.2033, 0.2883], "showticklabels": false}, "yaxis31": {"anchor": "x31", "domain": [0.2033, 0.2883], "showticklabels": false}, "yaxis32": {"anchor": "x32", "domain": [0.2033, 0.2883], "showticklabels": false}, "yaxis33": {"anchor": "x33", "domain": [0.1017, 0.1867], "showticklabels": true, "tickfont": {"size": 8}, "title": {"font": {"size": 9}, "standoff": 3, "text": "#94"}}, "yaxis34": {"anchor": "x34", "domain": [0.1017, 0.1867], "showticklabels": false}, "yaxis35": {"anchor": "x35", "domain": [0.1017, 0.1867], "showticklabels": false}, "yaxis36": {"anchor": "x36", "domain": [0.1017, 0.1867], "showticklabels": false}, "yaxis37": {"anchor": "x37", "domain": [0, 0.085], "showticklabels": true, "tickfont": {"size": 8}, "title": {"font": {"size": 9}, "standoff": 3, "text": "#96"}}, "yaxis38": {"anchor": "x38", "domain": [0, 0.085], "showticklabels": false}, "yaxis39": {"anchor": "x39", "domain": [0, 0.085], "showticklabels": false}, "yaxis4": {"anchor": "x4", "domain": [0.915, 1.0], "showticklabels": false}, "yaxis40": {"anchor": "x40", "domain": [0, 0.085], "showticklabels": false}, "yaxis5": {"anchor": "x5", "domain": [0.8133, 0.8983], "showticklabels": true, "tickfont": {"size": 8}, "title": {"font": {"size": 9}, "standoff": 3, "text": "#9"}}, "yaxis6": {"anchor": "x6", "domain": [0.8133, 0.8983], "showticklabels": false}, "yaxis7": {"anchor": "x7", "domain": [0.8133, 0.8983], "showticklabels": false}, "yaxis8": {"anchor": "x8", "domain": [0.8133, 0.8983], "showticklabels": false}, "yaxis9": {"anchor": "x9", "domain": [0.7117, 0.7967], "showticklabels": true, "tickfont": {"size": 8}, "title": {"font": {"size": 9}, "standoff": 3, "text": "#19"}}}}
